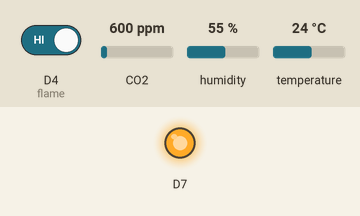
Bench run of a sketch on a simulated ESP8266 (Wemos D1 mini). On the bench: output pins drawn as LEDs (lit = HIGH). The test bench sets the inputs (shaded band); at power-on: D4 (flame) HIGH, CO2 600 ppm, humidity 55 %, temperature 24 °C. WiFi joins after 1.5 s; servers stay silent unless stated.

Above: at 3.5 s.
Timing chart, 0 to 9.9 s (numbered marks = the images above):
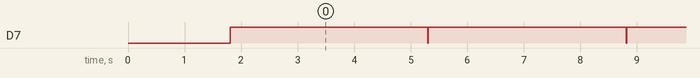

Measured:
- by itself, D7: alternates HIGH for 3.5 s and LOW for 0.01 s

The sketch:

wemos.ino
```cpp
#include "MQ135.h"
#define BLYNK_PRINT Serial

#include <ESP8266WiFi.h>

#include <BlynkSimpleEsp8266.h>

#include <DHT.h>
char auth[] = "pdRvqoQgBWPq323a_QCYgiFgnrri_1_k";

// Your WiFi credentials.
// Set password to "" for open networks.
char ssid[] = "LAX Tin hoc 2";
char pass[] = "L34nhXu4n";

#define PIN_MQ135 A0
MQ135 mq135_sensor = MQ135(PIN_MQ135);
#define flame D4

#define DHTPIN D2          // What digital pin we're connected to
#define DHTTYPE DHT22     // DHT 11<p>DHT dht(DHTPIN, DHTTYPE);
DHT dht(DHTPIN, DHTTYPE);
BlynkTimer timer;
float t;
float h;
float correctedPPM;

void setup() {
  Serial.begin(9600);
  pinMode(flame,INPUT);
  pinMode(D7,OUTPUT);

  Blynk.begin(auth, ssid, pass);
  dht.begin();
  timer.setInterval(1000L, sendSensor);
}

void loop() {
  digitalWrite(D7,0);

  Blynk.run();
  timer.run();
  float rzero = mq135_sensor.getRZero();
  float correctedRZero = mq135_sensor.getCorrectedRZero(t, h);
  float resistance = mq135_sensor.getResistance();
  float ppm = mq135_sensor.getPPM();
  correctedPPM = mq135_sensor.getCorrectedPPM(t, h);

  /*Serial.print("MQ135 RZero: ");
  Serial.print(rzero);
  Serial.print("\t Corrected RZero: ");
  Serial.print(correctedRZero);
  Serial.print("\t Resistance: ");
  Serial.print(resistance);
  Serial.print("\t PPM: ");
  Serial.print(ppm);
  Serial.print("\t Corrected PPM: ");
  Serial.print(correctedPPM);
  Serial.println("ppm");*/
  if( correctedPPM >5 ){
    Blynk.notify("cảnh báo có khói");
    digitalWrite(D7,1);
    delay(3000);
  }
  if(digitalRead(flame)==0){
    Blynk.notify("cảnh báo có lửa");
    digitalWrite(D7,1);
    delay(3000);

  }

  delay(500);
}
void sendSensor()
{
  h = dht.readHumidity();
  t = dht.readTemperature(); // or dht.readTemperature(true) for Fahrenheit
//  l = analogRead(LDR);
  if (isnan(h) || isnan(t)) {
    Serial.println("Failed to read from DHT sensor!");
    return;
  }
  // You can send any value at any time.
  // Please don't send more that 10 values per second.
  Blynk.virtualWrite(V5, h);
  Blynk.virtualWrite(V6, t);
  Blynk.virtualWrite(V4, correctedPPM);

}
```
